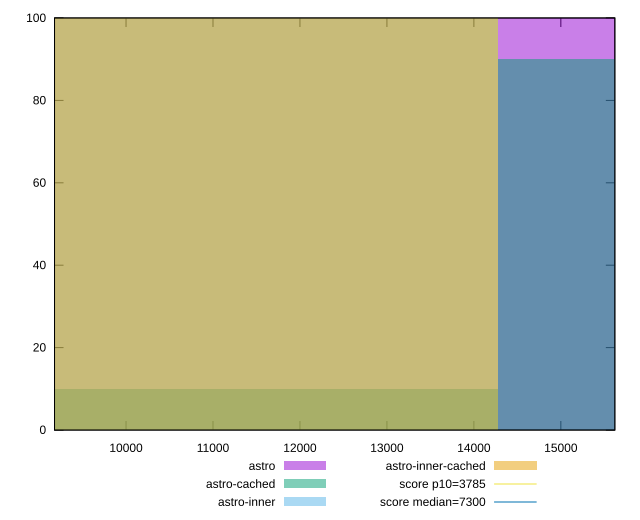

The gnuplot source for this figure:
reset

$astro <<EOF
17134.472995000397 100
EOF

$astroCached <<EOF
17134.472995000397 90
11422.981996666931 10
EOF

$astroInner <<EOF
11422.981996666931 100
EOF

$astroInnerCached <<EOF
11422.981996666931 100
EOF

set key outside below
set boxwidth 5711.4909983334655
set xrange [9177.81905:15620.690499999999]
set yrange [0:100]
set trange [0:100]
set style fill transparent solid 0.5 noborder

set parametric
set terminal svg size 640, 520 enhanced background rgb 'white'
set output "reports/report_00033_2021-03-01T14-23-16.841Z/interactive/comparison/histogram/all_raw.svg"

plot $astro title "astro" with boxes, \
     $astroCached title "astro-cached" with boxes, \
     $astroInner title "astro-inner" with boxes, \
     $astroInnerCached title "astro-inner-cached" with boxes, \
     3785,t title "score p10=3785", \
     7300,t title "score median=7300"

reset
